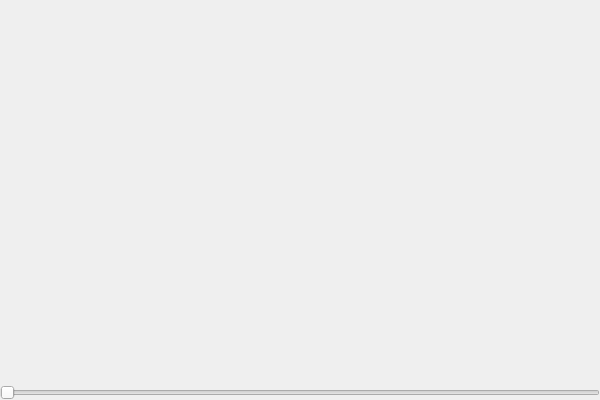
<?xml version="1.0" encoding="UTF-8"?>
<ui version="4.0">
 <class>FrmSlidePuzzleWidgetClass</class>
 <widget class="QWidget" name="FrmSlidePuzzleWidgetClass">
  <property name="geometry">
   <rect>
    <x>0</x>
    <y>0</y>
    <width>600</width>
    <height>400</height>
   </rect>
  </property>
  <property name="windowTitle">
   <string>FrmSlidePuzzleWidget</string>
  </property>
  <layout class="QVBoxLayout" name="verticalLayout">
   <property name="spacing">
    <number>14</number>
   </property>
   <property name="leftMargin">
    <number>0</number>
   </property>
   <property name="topMargin">
    <number>0</number>
   </property>
   <property name="rightMargin">
    <number>0</number>
   </property>
   <property name="bottomMargin">
    <number>0</number>
   </property>
   <item>
    <widget class="PuzzleWidget" name="puzzleWidget" native="true"/>
   </item>
   <item>
    <widget class="QSlider" name="horizontalSlider">
     <property name="orientation">
      <enum>Qt::Horizontal</enum>
     </property>
    </widget>
   </item>
  </layout>
 </widget>
 <layoutdefault spacing="6" margin="11"/>
 <customwidgets>
  <customwidget>
   <class>PuzzleWidget</class>
   <extends>QWidget</extends>
   <header>slidepuzzlewidget/puzzlewidget.h</header>
   <container>1</container>
  </customwidget>
 </customwidgets>
 <resources/>
 <connections/>
</ui>
